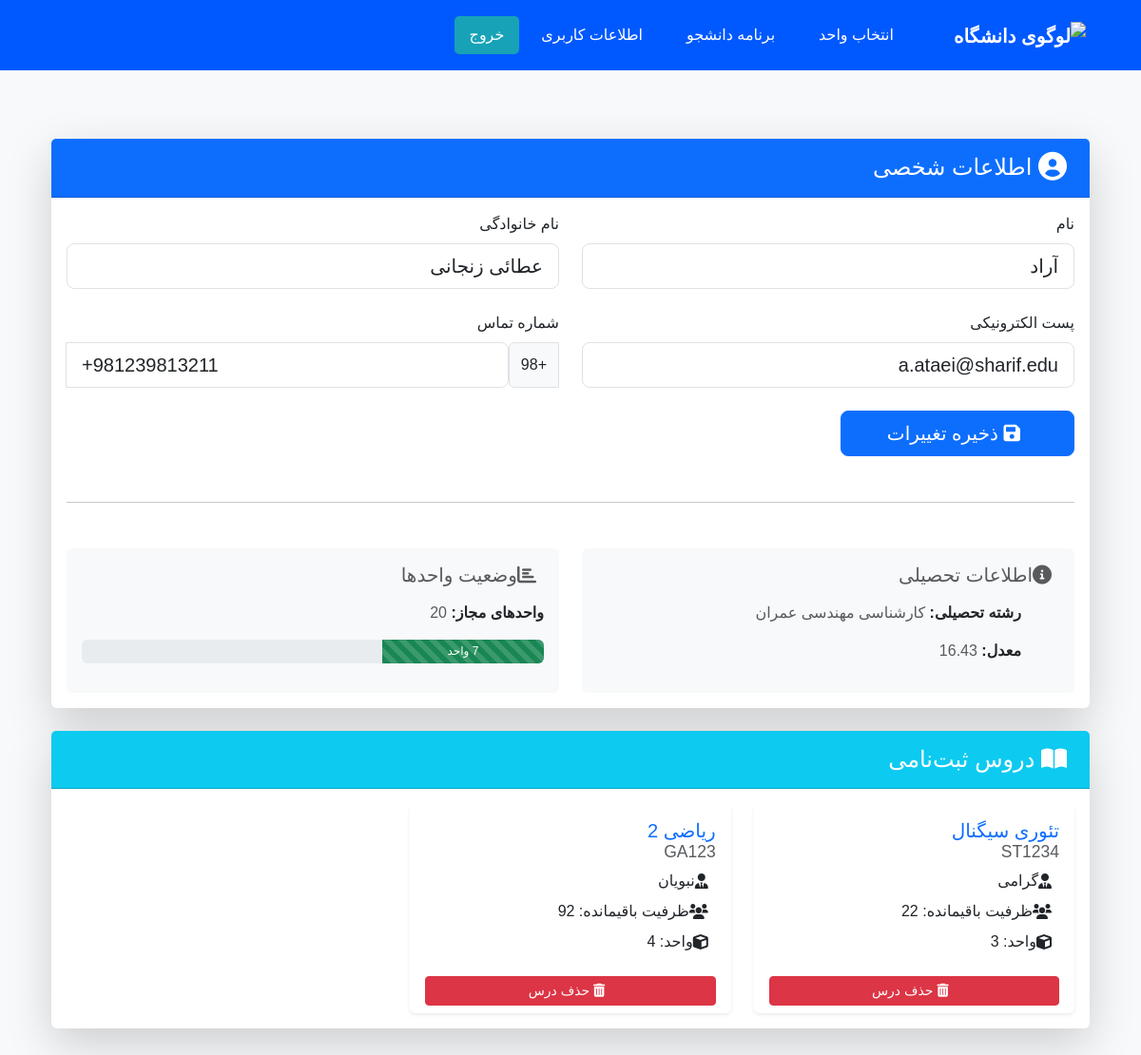
The page /student/profile/ (signed in) on the database its author committed.
### appCourseWare/models.py (models this page shows, shortened)
class Student(models.Model):
    user = models.OneToOneField(CustomUser, on_delete=models.CASCADE, related_name='student_profile')
    first_name = models.CharField(max_length=100)
    last_name = models.CharField(max_length=100)
    national_id = models.CharField(
        max_length=10,
        unique=True,
        validators=[
            RegexValidator(
                regex=r'^\d{10}$',
                message='کد ملی باید دقیقا ۱۰ رقم باشد.'
            )
        ]
    )
    phone_number = models.CharField(
        max_length=13,
        blank=True,
        null=True,
        validators=[
            RegexValidator(
                regex=r'^\+98\d{10}$',
                message='شماره تلفن باید به فرم +98XXXXXXXXXX باشد.'
            )
        ]
    )
    gpa = models.DecimalField(
        max_digits=4,
        decimal_places=2,
        validators=[
            MinValueValidator(0.0),
            MaxValueValidator(20.0)
        ],
    )
    max_units = models.PositiveIntegerField(default=0, editable=False)
    email = models.EmailField(unique=True)
    major = models.ForeignKey('Major', on_delete=models.SET_NULL, null=True)
    admission_year = models.PositiveIntegerField(default=1403, choices={
        1403: 1403,
        1402: 1402,
        1401: 1401,
        1400: 1400,
        1399: 1399,
        1398: 1388,
    })
    def get_current_units(self):
        return self.studentcourse_set.aggregate(
            total=Sum('course__units')
        )['total'] or 0

class Major(models.Model):
    major_name = models.CharField(max_length=30)

class Course(models.Model):
    course_name = models.CharField(max_length=200)
    course_code = models.CharField(max_length=50, unique=True)
    exam_time = models.DateTimeField()
    capacity = models.PositiveIntegerField(default=10)  # ظرفیت اولیه
    remaining_capacity = models.PositiveIntegerField(default=0)  # ظرفیت باقی‌مانده
    department = models.ForeignKey(Department, on_delete=models.CASCADE)
    professor = models.ForeignKey(Professor, on_delete=models.SET_NULL, null=True, blank=True)
    classroom = models.ForeignKey(Classroom, on_delete=models.SET_NULL, null=True, blank=True)
    corequisites = models.ManyToManyField('self', through='CoRequisite', symmetrical=False, related_name='corequired_for')
    units = models.PositiveIntegerField(default=3)
    major = models.ForeignKey(Major, related_name='majors', on_delete=models.SET_NULL, null=True, blank=True)
    DAYS_OF_WEEK = [
    ('Sat', 'شنبه'),
    ('Sun', 'یکشنبه'),
    ('Mon', 'دوشنبه'),
    ('Tue', 'سه‌شنبه'),
    ('Wed', 'چهارشنبه'),
    ]
    TIME_SLOTS = [
    ('8:00-10:00', '8:00-10:00'),
    ('10:00-12:00', '10:00-12:00'),
    ('14:00-16:00', '14:00-16:00'),
    ('16:00-18:00', '16:00-18:00'),
    ]
    def validate_max_two_days(value):
        days = [d.strip() for d in value.split(',')]
        if len(days) > 2:
            raise ValidationError('حداکثر 2 روز قابل انتخاب است')
        valid_days = [d[0] for d in Course.DAYS_OF_WEEK]
        for day in days:
            if day not in valid_days:
                raise ValidationError(f'روز نامعتبر: {day}')
    class_date = models.CharField(
    max_length=23,
    verbose_name="روزهای برگزاری کلاس",
    help_text="حداکثر 2 روز را با کاما جدا کنید (مثال: Sat,Mon)",
    validators=[validate_max_two_days]
    )
    class_time = models.CharField(
        max_length=11,
        choices=TIME_SLOTS,
        verbose_name="زمان برگزاری کلاس"
    )

class Professor(models.Model):
    first_name = models.CharField(max_length=100)
    last_name = models.CharField(max_length=100)
    email = models.EmailField(unique=True)
    department = models.ForeignKey(Department, on_delete=models.CASCADE, related_name='instructors')

### appCourseWare/studentViews.py (the view, shortened to what this page needs)
# urls.py: path('student/profile/', studentViews.student_profile, name='student_profile'),
@login_required
def student_profile(request):
    student = get_object_or_404(Student, user=request.user)
    enrolled_courses = StudentCourse.objects.filter(
        student=student,
        status='enrolled'
    ).select_related('course')
    context = {
        'student': {
            'first_name': student.first_name,
            'last_name': student.last_name,
            'email': student.email,
            'phone_number': student.phone_number,
            'major': student.major.major_name,
            'gpa': student.gpa,
            'current_units': student.get_current_units(),
            'max_units': student.max_units
        },
        'courses': [
            {
                'id': sc.course.id,
                'name': sc.course.course_name,
                'code': sc.course.course_code,
                'units': sc.course.units,
                'professor': sc.course.professor.last_name,
                'remaining_capacity': sc.course.remaining_capacity
            } for sc in enrolled_courses
        ]
    }
    return render(request, 'student/profile.html', context)

### appCourseWare/templatetags/custom_filters.py (called while the page is built)
@register.filter
def percentage(value, arg):
    try:
        return f"{(float(value) / float(arg)) * 100:.1f}"
    except (ValueError, ZeroDivisionError):
        return "0"

### appCourseWare/templates/student/profile.html (shortened to what this page needs)
{% extends 'base.html' %}
{% load static %}
{% load custom_filters %}
{% block content %}
<div class="container py-5">
    <div class="card border-0 shadow-lg mb-4">
        <div class="card-header bg-primary text-white py-3">
            <h4 class="mb-0">
                <i class="fas fa-user-circle fa-lg me-2"></i>
                اطلاعات شخصی
            </h4>
        </div>
        <div class="card-body">
            <form method="post" class="row g-4">
                <div class="col-md-6">
                    <label class="form-label">نام</label>
                    <input type="text" class="form-control form-control-lg" name="first_name"
                           value="{{ student.first_name }}" required>
                </div>
                <div class="col-md-6">
                    <label class="form-label">نام خانوادگی</label>
                    <input type="text" class="form-control form-control-lg" name="last_name"
                           value="{{ student.last_name }}" required>
                </div>
                <div class="col-md-6">
                    <label class="form-label">پست الکترونیکی</label>
                    <input type="email" class="form-control form-control-lg" name="email"
                           value="{{ student.email }}" required>
                </div>
                <div class="col-md-6">
                    <label class="form-label">شماره تماس</label>
                    <div class="input-group">
                        <span class="input-group-text">+98</span>
                        <input type="tel" class="form-control form-control-lg" name="phone_number"
                               value="{{ student.phone_number }}"
                               >
                    </div>
                </div>
                <div class="col-12 mt-4">
                    <button type="submit" name="profile_update"
                            class="btn btn-primary btn-lg px-5">
                        <i class="fas fa-save me-2"></i>
                        ذخیره تغییرات
                    </button>
                </div>
            </form>
            <hr class="my-5">
            <div class="row g-4">
                <div class="col-md-6">
                    <div class="card bg-light border-0 h-100">
                        <div class="card-body">
                            <h5 class="text-muted mb-3"><i class="fas fa-info-circle me-2"></i>اطلاعات تحصیلی</h5>
                            <ul class="list-unstyled">
                                <li class="mb-3">
                                    <span class="fw-bold">رشته تحصیلی:</span>
                                    <span class="text-muted">{{ student.major }}</span>
                                </li>
                                <li class="mb-3">
                                    <span class="fw-bold">معدل:</span>
                                    <span class="text-muted">{{ student.gpa }}</span>
                                </li>
                            </ul>
                        </div>
                    </div>
                </div>
                <div class="col-md-6">
                    <div class="card bg-light border-0 h-100">
                        <div class="card-body">
                            <h5 class="text-muted mb-3"><i class="fas fa-chart-bar me-2"></i>وضعیت واحدها</h5>
                            <div class="mb-3">
                                <span class="fw-bold">واحدهای مجاز:</span>
                                <span class="text-muted">{{ student.max_units }}</span>
                            </div>
                            <div class="progress" style="height: 25px;">
                                <div class="progress-bar bg-success progress-bar-striped"
                                    role="progressbar"
                                    style="width: {{ student.current_units|percentage:student.max_units }}%"
                                    aria-valuenow="{{ student.current_units }}"
                                    aria-valuemin="0"
                                    aria-valuemax="{{ student.max_units }}">
                                    {{ student.current_units }} واحد
                                </div>
                            </div>
                        </div>
                    </div>
                </div>
            </div>
        </div>
    </div>
    <div class="card border-0 shadow-lg">
        <div class="card-header bg-info text-white py-3">
            <h4 class="mb-0">
                <i class="fas fa-book-open me-2"></i>
                دروس ثبت‌نامی
            </h4>
        </div>
        <div class="card-body">
            {% if courses %}
            <div class="row row-cols-1 row-cols-md-2 row-cols-lg-3 g-4">
                {% for course in courses %}
                <div class="col">
                    <div class="card h-100 border-0 shadow-sm hover-effect">
                        <div class="card-body">
                            <h5 class="card-title text-primary">
                                {{ course.name }}
                                <small class="text-muted d-block">{{ course.code }}</small>
                            </h5>
                            <div class="card-text">
                                <div class="d-flex align-items-center mb-2">
                                    <i class="fas fa-user-tie me-2"></i>
                                    {{ course.professor }}
                                </div>
                                <div class="d-flex align-items-center mb-2">
                                    <i class="fas fa-users me-2"></i>
                                    ظرفیت باقیمانده: {{ course.remaining_capacity }}
                                </div>
                                <div class="d-flex align-items-center">
                                    <i class="fas fa-cube me-2"></i>
                                    واحد: {{ course.units }}
                                </div>
                            </div>
                        </div>
                        <div class="card-footer bg-transparent border-0">
                            <form method="post" class="d-grid">
                                <button type="submit" name="course_withdraw"
                                        class="btn btn-danger btn-sm"
                                        onclick="return confirm('آیا از حذف این درس اطمینان دارید؟')">
                                    <i class="fas fa-trash-alt me-2"></i>
                                    حذف درس
                                </button>
                            </form>
                        </div>
                    </div>
                </div>
                {% endfor %}
            </div>
            {% else %}
            <div class="alert alert-warning shadow-sm">
                <i class="fas fa-exclamation-circle me-2"></i>
                در حال حاضر درسی ثبت‌نام نکرده‌اید
            </div>
            {% endif %}
        </div>
    </div>
</div>
{% endblock %}

### appCourseWare/templates/base.html (style rules this page uses)
body { font-family: 'Vazirmatn', sans-serif; background-color: #f8f9fa; }

### appCourseWare/templates/student/profile.html (style rules this page uses)
.hover-effect { transition: transform 0.3s ease, box-shadow 0.3s ease; }
.progress-bar { transition: width 1s ease-in-out; }

### rows shown on the page
Student: first_name "آراد", last_name "عطائی زنجانی", email "a.ataei@sharif.edu", phone_number "+981239813211", gpa "16.43"
Major: major "کارشناسی مهندسی عمران"
Course: name "تئوری سیگنال", code "ST1234"
Professor: professor "گرامی"
Course: name "ریاضی 2", code "GA123"
Professor: professor "نبویان"

### other values the page prints
{{ student.max_units }} "20"
{{ student.current_units }} "7"
{{ course.remaining_capacity }} "22" "92"
{{ course.units }} "3" "4"
